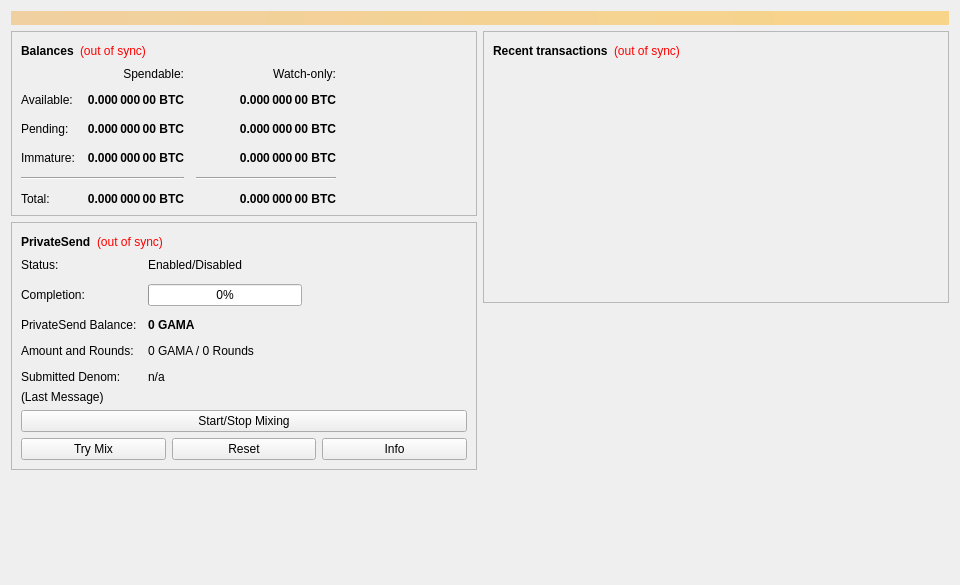
<?xml version="1.0" encoding="UTF-8"?>
<ui version="4.0">
 <class>OverviewPage</class>
 <widget class="QWidget" name="OverviewPage">
  <property name="geometry">
   <rect>
    <x>0</x>
    <y>0</y>
    <width>960</width>
    <height>585</height>
   </rect>
  </property>
  <property name="minimumSize">
   <size>
    <width>960</width>
    <height>0</height>
   </size>
  </property>
  <property name="windowTitle">
   <string>Form</string>
  </property>
  <layout class="QVBoxLayout" name="topLayout">
   <item>
    <widget class="QLabel" name="labelAlerts">
     <property name="visible">
      <bool>false</bool>
     </property>
     <property name="styleSheet">
      <string notr="true">QLabel { background-color: qlineargradient(x1: 0, y1: 0, x2: 1, y2: 0, stop:0 #F0D0A0, stop:1 #F8D488); color:#000000; }</string>
     </property>
     <property name="wordWrap">
      <bool>true</bool>
     </property>
     <property name="margin">
      <number>3</number>
     </property>
     <property name="textInteractionFlags">
      <set>Qt::TextSelectableByMouse</set>
     </property>
    </widget>
   </item>
   <item>
    <layout class="QHBoxLayout" name="horizontalLayout" stretch="1,1">
     <item>
      <layout class="QVBoxLayout" name="verticalLayout_2">
       <item>
        <widget class="QFrame" name="frame">
         <property name="frameShape">
          <enum>QFrame::StyledPanel</enum>
         </property>
         <property name="frameShadow">
          <enum>QFrame::Raised</enum>
         </property>
         <layout class="QVBoxLayout" name="verticalLayout_4">
          <item>
           <layout class="QHBoxLayout" name="horizontalLayout_4">
            <item>
             <widget class="QLabel" name="label_5">
              <property name="font">
               <font>
                <weight>75</weight>
                <bold>true</bold>
               </font>
              </property>
              <property name="text">
               <string>Balances</string>
              </property>
             </widget>
            </item>
            <item>
             <widget class="QLabel" name="labelWalletStatus">
              <property name="toolTip">
               <string>The displayed information may be out of date. Your wallet automatically synchronizes with the Gama network after a connection is established, but this process has not completed yet.</string>
              </property>
              <property name="styleSheet">
               <string notr="true">QLabel { color: red; }</string>
              </property>
              <property name="text">
               <string notr="true">(out of sync)</string>
              </property>
              <property name="alignment">
               <set>Qt::AlignLeading|Qt::AlignLeft|Qt::AlignVCenter</set>
              </property>
             </widget>
            </item>
            <item>
             <spacer name="horizontalSpacer_3">
              <property name="orientation">
               <enum>Qt::Horizontal</enum>
              </property>
              <property name="sizeHint" stdset="0">
               <size>
                <width>40</width>
                <height>20</height>
               </size>
              </property>
             </spacer>
            </item>
           </layout>
          </item>
          <item>
           <layout class="QGridLayout" name="gridLayout">
            <property name="spacing">
             <number>12</number>
            </property>
            <item row="2" column="2">
             <widget class="QLabel" name="labelWatchPending">
              <property name="font">
               <font>
                <weight>75</weight>
                <bold>true</bold>
               </font>
              </property>
              <property name="cursor">
               <cursorShape>IBeamCursor</cursorShape>
              </property>
              <property name="toolTip">
               <string>Unconfirmed transactions to watch-only addresses</string>
              </property>
              <property name="text">
               <string notr="true">0.000 000 00 BTC</string>
              </property>
              <property name="alignment">
               <set>Qt::AlignRight|Qt::AlignTrailing|Qt::AlignVCenter</set>
              </property>
              <property name="textInteractionFlags">
               <set>Qt::LinksAccessibleByMouse|Qt::TextSelectableByKeyboard|Qt::TextSelectableByMouse</set>
              </property>
             </widget>
            </item>
            <item row="2" column="1">
             <widget class="QLabel" name="labelUnconfirmed">
              <property name="font">
               <font>
                <weight>75</weight>
                <bold>true</bold>
               </font>
              </property>
              <property name="cursor">
               <cursorShape>IBeamCursor</cursorShape>
              </property>
              <property name="toolTip">
               <string>Total of transactions that have yet to be confirmed, and do not yet count toward the spendable balance</string>
              </property>
              <property name="text">
               <string notr="true">0.000 000 00 BTC</string>
              </property>
              <property name="alignment">
               <set>Qt::AlignRight|Qt::AlignTrailing|Qt::AlignVCenter</set>
              </property>
              <property name="textInteractionFlags">
               <set>Qt::LinksAccessibleByMouse|Qt::TextSelectableByKeyboard|Qt::TextSelectableByMouse</set>
              </property>
             </widget>
            </item>
            <item row="3" column="2">
             <widget class="QLabel" name="labelWatchImmature">
              <property name="font">
               <font>
                <weight>75</weight>
                <bold>true</bold>
               </font>
              </property>
              <property name="cursor">
               <cursorShape>IBeamCursor</cursorShape>
              </property>
              <property name="toolTip">
               <string>Mined balance in watch-only addresses that has not yet matured</string>
              </property>
              <property name="text">
               <string notr="true">0.000 000 00 BTC</string>
              </property>
              <property name="alignment">
               <set>Qt::AlignRight|Qt::AlignTrailing|Qt::AlignVCenter</set>
              </property>
              <property name="textInteractionFlags">
               <set>Qt::LinksAccessibleByMouse|Qt::TextSelectableByKeyboard|Qt::TextSelectableByMouse</set>
              </property>
             </widget>
            </item>
            <item row="4" column="0" colspan="2">
             <widget class="Line" name="lineSpendableBalance">
              <property name="orientation">
               <enum>Qt::Horizontal</enum>
              </property>
             </widget>
            </item>
            <item row="4" column="2">
             <widget class="Line" name="lineWatchBalance">
              <property name="sizePolicy">
               <sizepolicy hsizetype="Preferred" vsizetype="Fixed">
                <horstretch>0</horstretch>
                <verstretch>0</verstretch>
               </sizepolicy>
              </property>
              <property name="minimumSize">
               <size>
                <width>140</width>
                <height>0</height>
               </size>
              </property>
              <property name="orientation">
               <enum>Qt::Horizontal</enum>
              </property>
             </widget>
            </item>
            <item row="5" column="0">
             <widget class="QLabel" name="labelTotalText">
              <property name="text">
               <string>Total:</string>
              </property>
             </widget>
            </item>
            <item row="3" column="1">
             <widget class="QLabel" name="labelImmature">
              <property name="font">
               <font>
                <weight>75</weight>
                <bold>true</bold>
               </font>
              </property>
              <property name="cursor">
               <cursorShape>IBeamCursor</cursorShape>
              </property>
              <property name="toolTip">
               <string>Mined balance that has not yet matured</string>
              </property>
              <property name="text">
               <string notr="true">0.000 000 00 BTC</string>
              </property>
              <property name="alignment">
               <set>Qt::AlignRight|Qt::AlignTrailing|Qt::AlignVCenter</set>
              </property>
              <property name="textInteractionFlags">
               <set>Qt::LinksAccessibleByMouse|Qt::TextSelectableByKeyboard|Qt::TextSelectableByMouse</set>
              </property>
             </widget>
            </item>
            <item row="2" column="3">
             <spacer name="horizontalSpacer_2">
              <property name="orientation">
               <enum>Qt::Horizontal</enum>
              </property>
              <property name="sizeHint" stdset="0">
               <size>
                <width>40</width>
                <height>20</height>
               </size>
              </property>
             </spacer>
            </item>
            <item row="3" column="0">
             <widget class="QLabel" name="labelImmatureText">
              <property name="text">
               <string>Immature:</string>
              </property>
             </widget>
            </item>
            <item row="5" column="1">
             <widget class="QLabel" name="labelTotal">
              <property name="font">
               <font>
                <weight>75</weight>
                <bold>true</bold>
               </font>
              </property>
              <property name="cursor">
               <cursorShape>IBeamCursor</cursorShape>
              </property>
              <property name="toolTip">
               <string>Your current total balance</string>
              </property>
              <property name="text">
               <string notr="true">0.000 000 00 BTC</string>
              </property>
              <property name="alignment">
               <set>Qt::AlignRight|Qt::AlignTrailing|Qt::AlignVCenter</set>
              </property>
              <property name="textInteractionFlags">
               <set>Qt::LinksAccessibleByMouse|Qt::TextSelectableByKeyboard|Qt::TextSelectableByMouse</set>
              </property>
             </widget>
            </item>
            <item row="5" column="2">
             <widget class="QLabel" name="labelWatchTotal">
              <property name="font">
               <font>
                <weight>75</weight>
                <bold>true</bold>
               </font>
              </property>
              <property name="cursor">
               <cursorShape>IBeamCursor</cursorShape>
              </property>
              <property name="toolTip">
               <string>Current total balance in watch-only addresses</string>
              </property>
              <property name="text">
               <string notr="true">0.000 000 00 BTC</string>
              </property>
              <property name="alignment">
               <set>Qt::AlignRight|Qt::AlignTrailing|Qt::AlignVCenter</set>
              </property>
              <property name="textInteractionFlags">
               <set>Qt::LinksAccessibleByMouse|Qt::TextSelectableByKeyboard|Qt::TextSelectableByMouse</set>
              </property>
             </widget>
            </item>
            <item row="0" column="2">
             <widget class="QLabel" name="labelWatchonly">
              <property name="text">
               <string>Watch-only:</string>
              </property>
              <property name="alignment">
               <set>Qt::AlignRight|Qt::AlignTrailing|Qt::AlignVCenter</set>
              </property>
             </widget>
            </item>
            <item row="1" column="0">
             <widget class="QLabel" name="labelBalanceText">
              <property name="text">
               <string>Available:</string>
              </property>
             </widget>
            </item>
            <item row="1" column="1">
             <widget class="QLabel" name="labelBalance">
              <property name="font">
               <font>
                <weight>75</weight>
                <bold>true</bold>
               </font>
              </property>
              <property name="cursor">
               <cursorShape>IBeamCursor</cursorShape>
              </property>
              <property name="toolTip">
               <string>Your current spendable balance</string>
              </property>
              <property name="text">
               <string notr="true">0.000 000 00 BTC</string>
              </property>
              <property name="alignment">
               <set>Qt::AlignRight|Qt::AlignTrailing|Qt::AlignVCenter</set>
              </property>
              <property name="textInteractionFlags">
               <set>Qt::LinksAccessibleByMouse|Qt::TextSelectableByKeyboard|Qt::TextSelectableByMouse</set>
              </property>
             </widget>
            </item>
            <item row="1" column="2">
             <widget class="QLabel" name="labelWatchAvailable">
              <property name="font">
               <font>
                <weight>75</weight>
                <bold>true</bold>
               </font>
              </property>
              <property name="cursor">
               <cursorShape>IBeamCursor</cursorShape>
              </property>
              <property name="toolTip">
               <string>Your current balance in watch-only addresses</string>
              </property>
              <property name="text">
               <string notr="true">0.000 000 00 BTC</string>
              </property>
              <property name="alignment">
               <set>Qt::AlignRight|Qt::AlignTrailing|Qt::AlignVCenter</set>
              </property>
              <property name="textInteractionFlags">
               <set>Qt::LinksAccessibleByMouse|Qt::TextSelectableByKeyboard|Qt::TextSelectableByMouse</set>
              </property>
             </widget>
            </item>
            <item row="2" column="0">
             <widget class="QLabel" name="labelPendingText">
              <property name="text">
               <string>Pending:</string>
              </property>
             </widget>
            </item>
            <item row="0" column="1">
             <widget class="QLabel" name="labelSpendable">
              <property name="text">
               <string>Spendable:</string>
              </property>
              <property name="alignment">
               <set>Qt::AlignRight|Qt::AlignTrailing|Qt::AlignVCenter</set>
              </property>
             </widget>
            </item>
           </layout>
          </item>
         </layout>
        </widget>
       </item>
       <item>
        <widget class="QFrame" name="framePrivateSend">
         <property name="layoutDirection">
          <enum>Qt::LeftToRight</enum>
         </property>
         <property name="frameShape">
          <enum>QFrame::StyledPanel</enum>
         </property>
         <property name="frameShadow">
          <enum>QFrame::Raised</enum>
         </property>
         <layout class="QVBoxLayout" name="VerticalLayout_PS1">
          <item>
           <layout class="QHBoxLayout" name="horizontalLayout_5">
            <item>
             <widget class="QLabel" name="labelPrivateSendHeader">
              <property name="font">
               <font>
                <weight>75</weight>
                <bold>true</bold>
               </font>
              </property>
              <property name="text">
               <string>PrivateSend</string>
              </property>
             </widget>
            </item>
            <item>
             <widget class="QLabel" name="labelPrivateSendSyncStatus">
              <property name="toolTip">
               <string>The displayed information may be out of date. Your wallet automatically synchronizes with the Gama network after a connection is established, but this process has not completed yet.</string>
              </property>
              <property name="styleSheet">
               <string notr="true">QLabel { color: red; }</string>
              </property>
              <property name="text">
               <string notr="true">(out of sync)</string>
              </property>
              <property name="alignment">
               <set>Qt::AlignLeading|Qt::AlignLeft|Qt::AlignVCenter</set>
              </property>
             </widget>
            </item>
            <item>
             <spacer name="horizontalSpacer_4">
              <property name="orientation">
               <enum>Qt::Horizontal</enum>
              </property>
              <property name="sizeHint" stdset="0">
               <size>
                <width>40</width>
                <height>20</height>
               </size>
              </property>
             </spacer>
            </item>
           </layout>
          </item>
          <item>
           <layout class="QFormLayout" name="privateSendFormLayout">
            <property name="fieldGrowthPolicy">
             <enum>QFormLayout::AllNonFixedFieldsGrow</enum>
            </property>
            <property name="horizontalSpacing">
             <number>11</number>
            </property>
            <property name="verticalSpacing">
             <number>12</number>
            </property>
            <item row="0" column="0">
             <widget class="QLabel" name="labelPrivateSendEnabledText">
              <property name="text">
               <string>Status:</string>
              </property>
             </widget>
            </item>
            <item row="0" column="1">
             <widget class="QLabel" name="labelPrivateSendEnabled">
              <property name="text">
               <string>Enabled/Disabled</string>
              </property>
             </widget>
            </item>
            <item row="1" column="0">
             <widget class="QLabel" name="labelCompletitionText">
              <property name="text">
               <string>Completion:</string>
              </property>
             </widget>
            </item>
            <item row="1" column="1">
             <widget class="QProgressBar" name="privateSendProgress">
              <property name="maximumSize">
               <size>
                <width>154</width>
                <height>16777215</height>
               </size>
              </property>
              <property name="value">
               <number>0</number>
              </property>
             </widget>
            </item>
            <item row="2" column="0">
             <widget class="QLabel" name="labelAnonymizedText">
              <property name="text">
               <string>PrivateSend Balance:</string>
              </property>
             </widget>
            </item>
            <item row="2" column="1">
             <widget class="QLabel" name="labelAnonymized">
              <property name="font">
               <font>
                <weight>75</weight>
                <bold>true</bold>
               </font>
              </property>
              <property name="text">
               <string notr="true">0 GAMA</string>
              </property>
             </widget>
            </item>
            <item row="3" column="0">
             <widget class="QLabel" name="labelAmountAndRoundsText">
              <property name="text">
               <string>Amount and Rounds:</string>
              </property>
             </widget>
            </item>
            <item row="3" column="1">
             <widget class="QLabel" name="labelAmountRounds">
              <property name="text">
               <string>0 GAMA / 0 Rounds</string>
              </property>
             </widget>
            </item>
            <item row="4" column="0">
             <widget class="QLabel" name="labelSubmittedDenomText">
              <property name="text">
               <string>Submitted Denom:</string>
              </property>
             </widget>
            </item>
            <item row="4" column="1">
             <widget class="QLabel" name="labelSubmittedDenom">
              <property name="toolTip">
               <string>The denominations you submitted to the Masternode.&lt;br&gt;To mix, other users must submit the exact same denominations.</string>
              </property>
              <property name="text">
               <string>n/a</string>
              </property>
             </widget>
            </item>
           </layout>
          </item>
          <item>
           <layout class="QVBoxLayout" name="VerticalLayout_PS">
            <item>
             <widget class="QLabel" name="labelPrivateSendLastMessage">
              <property name="text">
               <string>(Last Message)</string>
              </property>
              <property name="alignment">
               <set>Qt::AlignLeading|Qt::AlignLeft|Qt::AlignTop</set>
              </property>
              <property name="wordWrap">
               <bool>true</bool>
              </property>
             </widget>
            </item>
            <item>
             <widget class="QPushButton" name="togglePrivateSend">
              <property name="sizePolicy">
               <sizepolicy hsizetype="MinimumExpanding" vsizetype="Fixed">
                <horstretch>0</horstretch>
                <verstretch>0</verstretch>
               </sizepolicy>
              </property>
              <property name="text">
               <string>Start/Stop Mixing</string>
              </property>
             </widget>
            </item>
            <item>
             <layout class="QHBoxLayout" name="horizontalLayout_debugbuttons">
              <item>
               <widget class="QPushButton" name="privateSendAuto">
                <property name="sizePolicy">
                 <sizepolicy hsizetype="MinimumExpanding" vsizetype="Fixed">
                  <horstretch>0</horstretch>
                  <verstretch>0</verstretch>
                 </sizepolicy>
                </property>
                <property name="toolTip">
                 <string>Try to manually submit a PrivateSend request.</string>
                </property>
                <property name="text">
                 <string>Try Mix</string>
                </property>
               </widget>
              </item>
              <item>
               <widget class="QPushButton" name="privateSendReset">
                <property name="sizePolicy">
                 <sizepolicy hsizetype="MinimumExpanding" vsizetype="Fixed">
                  <horstretch>0</horstretch>
                  <verstretch>0</verstretch>
                 </sizepolicy>
                </property>
                <property name="toolTip">
                 <string>Reset the current status of PrivateSend (can interrupt PrivateSend if it's in the process of Mixing, which can cost you money!)</string>
                </property>
                <property name="autoFillBackground">
                 <bool>false</bool>
                </property>
                <property name="text">
                 <string>Reset</string>
                </property>
               </widget>
              </item>
              <item>
               <widget class="QPushButton" name="privateSendInfo">
                <property name="sizePolicy">
                 <sizepolicy hsizetype="MinimumExpanding" vsizetype="Fixed">
                  <horstretch>0</horstretch>
                  <verstretch>0</verstretch>
                 </sizepolicy>
                </property>
                <property name="toolTip">
                 <string>Information about PrivateSend and Mixing</string>
                </property>
                <property name="text">
                 <string>Info</string>
                </property>
               </widget>
              </item>
             </layout>
            </item>
           </layout>
          </item>
         </layout>
        </widget>
       </item>
       <item>
        <spacer name="verticalSpacer">
         <property name="orientation">
          <enum>Qt::Vertical</enum>
         </property>
         <property name="sizeHint" stdset="0">
          <size>
           <width>20</width>
           <height>40</height>
          </size>
         </property>
        </spacer>
       </item>
      </layout>
     </item>
     <item>
      <layout class="QVBoxLayout" name="verticalLayout_3">
       <item>
        <widget class="QFrame" name="frame_2">
         <property name="frameShape">
          <enum>QFrame::StyledPanel</enum>
         </property>
         <property name="frameShadow">
          <enum>QFrame::Raised</enum>
         </property>
         <layout class="QVBoxLayout" name="verticalLayout">
          <item>
           <layout class="QHBoxLayout" name="horizontalLayout_2">
            <item>
             <widget class="QLabel" name="label_4">
              <property name="font">
               <font>
                <weight>75</weight>
                <bold>true</bold>
               </font>
              </property>
              <property name="text">
               <string>Recent transactions</string>
              </property>
             </widget>
            </item>
            <item>
             <widget class="QLabel" name="labelTransactionsStatus">
              <property name="toolTip">
               <string>The displayed information may be out of date. Your wallet automatically synchronizes with the Gama network after a connection is established, but this process has not completed yet.</string>
              </property>
              <property name="styleSheet">
               <string notr="true">QLabel { color: red; }</string>
              </property>
              <property name="text">
               <string notr="true">(out of sync)</string>
              </property>
              <property name="alignment">
               <set>Qt::AlignLeading|Qt::AlignLeft|Qt::AlignVCenter</set>
              </property>
             </widget>
            </item>
            <item>
             <spacer name="horizontalSpacer">
              <property name="orientation">
               <enum>Qt::Horizontal</enum>
              </property>
              <property name="sizeHint" stdset="0">
               <size>
                <width>40</width>
                <height>20</height>
               </size>
              </property>
             </spacer>
            </item>
           </layout>
          </item>
          <item>
           <widget class="QListView" name="listTransactions">
            <property name="styleSheet">
             <string notr="true">QListView { background: transparent; }</string>
            </property>
            <property name="frameShape">
             <enum>QFrame::NoFrame</enum>
            </property>
            <property name="verticalScrollBarPolicy">
             <enum>Qt::ScrollBarAlwaysOff</enum>
            </property>
            <property name="horizontalScrollBarPolicy">
             <enum>Qt::ScrollBarAlwaysOff</enum>
            </property>
            <property name="selectionMode">
             <enum>QAbstractItemView::NoSelection</enum>
            </property>
           </widget>
          </item>
         </layout>
        </widget>
       </item>
       <item>
        <spacer name="verticalSpacer_2">
         <property name="orientation">
          <enum>Qt::Vertical</enum>
         </property>
         <property name="sizeHint" stdset="0">
          <size>
           <width>20</width>
           <height>40</height>
          </size>
         </property>
        </spacer>
       </item>
      </layout>
     </item>
    </layout>
   </item>
  </layout>
 </widget>
 <resources/>
 <connections/>
</ui>
